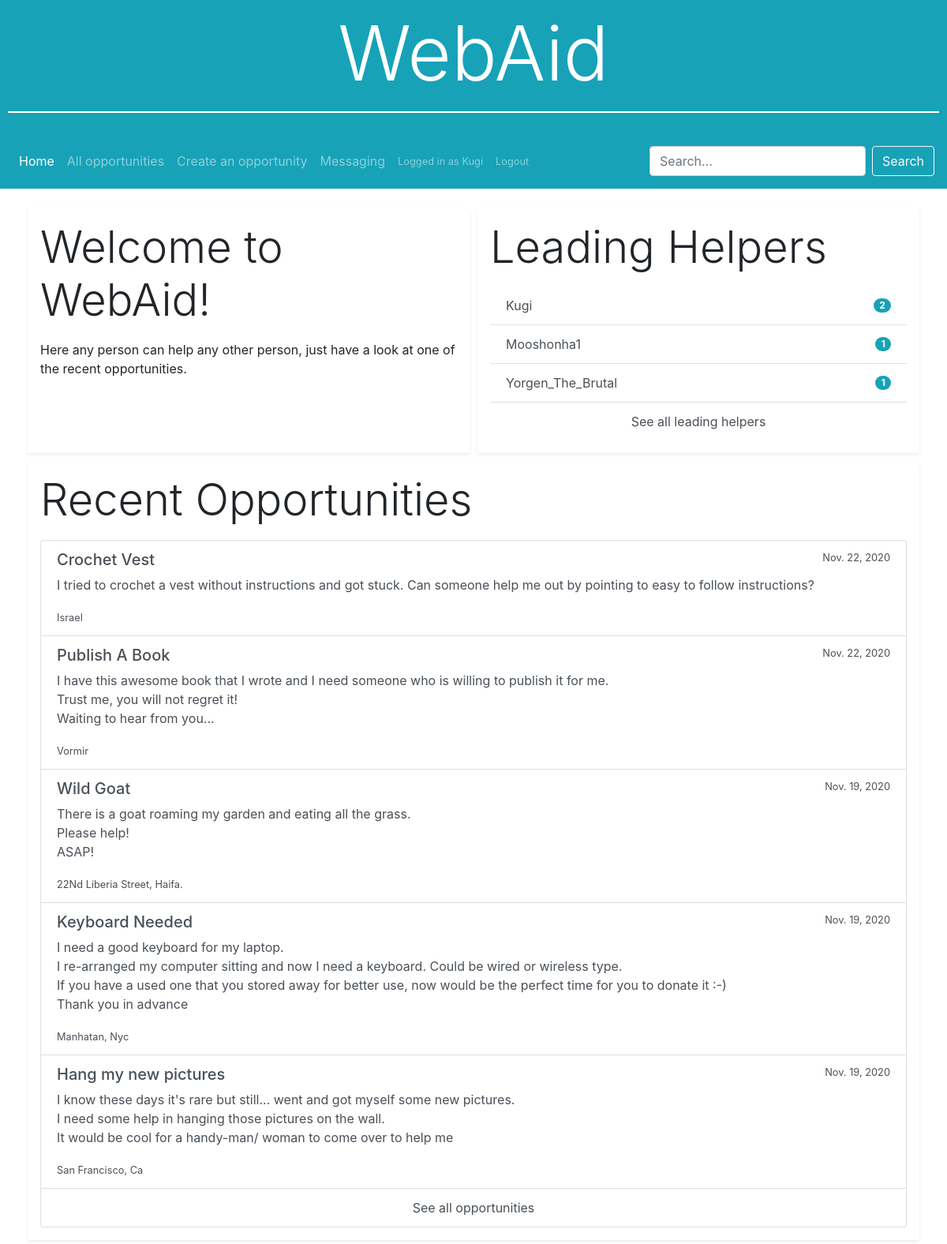
/ (signed in), run on the app's committed database.
### WebAid/models.py (models this page shows, shortened)
class User(AbstractUser):
    skills = models.TextField()
    location = models.CharField(max_length=64)

class Opportunity(models.Model):
    title = models.CharField(max_length=64)
    description = models.TextField()
    creator = models.ForeignKey(User, on_delete=models.CASCADE, related_name='opportunities')
    location = models.CharField(max_length=64)
    categories = models.TextField() # Create categories
    creation_time = models.DateTimeField(auto_now_add=True)
    resolved = models.OneToOneField('Resolve', null=True, blank=True, on_delete=models.PROTECT, related_name='opportunity')
    class Meta:
        verbose_name_plural = "Opportunities"
    def get_latest(num=None):
        if num:
            opportunities = Opportunity.objects.all().filter(resolved=None).order_by('-id')[: + num]
        else:
            opportunities = Opportunity.objects.all().filter(resolved=None).order_by('-id')
        for opportunity in opportunities:
            opportunity = opportunity.make_time_difference()
        return opportunities
    def make_time_difference(self):
        now = datetime.datetime.now(datetime.timezone.utc)
        then = self.creation_time
        delta = now - then
        if delta < datetime.timedelta(minutes=1):
            self.creation_time = 'Posted just now'
        elif delta < datetime.timedelta(hours=1):
            minutes, rem = divmod(delta.seconds, 60)
            self.creation_time = f'{minutes} minutes ago'
        elif delta < datetime.timedelta(days=1):
            hours, rem = divmod(delta.seconds, 3600)
            self.creation_time = f'{hours} hours ago'
        elif delta < datetime.timedelta(days=7):
            days = delta.days
            self.creation_time = f'{days} days ago'
        elif delta < datetime.timedelta(days=21):
            weeks, rem = divmod(delta.days, 7)
            self.creation_time = f'{weeks} weeks ago'
        else:
            self.creation_time = then.date
        return self

### WebAid/views.py (the view)
# urls.py: path('', views.index, name='index'),
def index(request):
    opportunities = Opportunity.get_latest(5)
    helpers = User.objects.all().annotate(res_count=models.Count('resolved')).exclude(res_count=0).order_by('-res_count')[:3]
    return render(request, 'WebAid/index.html', {
        'opportunities': opportunities,
        'helpers': helpers
    })

### WebAid/templates/WebAid/index.html
{% extends 'WebAid/layout.html' %}
{% block body %}
<div class="row">
  <div class="col box-style shadow-sm p-3">
    <p class="display-4">Welcome to WebAid!</p>
    Here any person can help any other person, just have a look at one of the recent opportunities.
  </div>
  <div class="col box-style shadow-sm p-3">
    <p class="display-4">Leading Helpers</p>
    <ul class="list-group list-group-flush">
      {% for helper in helpers %}
      <a class="list-group-item list-group-item-action d-flex justify-content-between align-items-center" href="{% url 'user' user_id=helper.id %}">
        {{ helper.username }}
        <span class="badge badge-pill badge-info">{{ helper.resolved.count }}</span>
      </a>
      {% endfor %}
      <a class="list-group-item list-group-item-action see-all" href="{% url 'helpers' %}">
        See all leading helpers
      </a>
    </ul>
  </div>
</div>
<div class="row">
  <div class="col box-style shadow-sm p-3">
    <p class="display-4">Recent Opportunities</p>
    <ul class="list-group">
      {% for opportunity in opportunities %}
      <a href="{% url 'opportunity' opportunity_id=opportunity.id %}" class="list-group-item list-group-item-action opportunity">
        <div class="d-flex justify-content-between">
          <h5>{{ opportunity.title }}</h5>
          <small>{{ opportunity.creation_time }}</small>
        </div>
        <p>{{ opportunity.description }}</p>
        <small>{{ opportunity.location }}</small>
      </a>
      {% endfor %}
      <a href="{% url 'opportunities' %}" class="list-group-item list-group-item-action see-all">See all opportunities</a>
    </ul>
  </div>
</div>
{% endblock %}

### WebAid/templates/WebAid/layout.html (shortened to what this page needs)
{% load static %}
<!DOCTYPE html>
<html lang="en">
  <head>
    <link rel="stylesheet" href="https://stackpath.bootstrapcdn.com/bootstrap/4.4.1/css/bootstrap.min.css">
    <link rel="stylesheet" href="{% static 'WebAid/styles.css' %}">
    {% url 'index' as home_url %}
    {% url 'opportunities' as opportunities_url %}
    {% url 'create' as create_url %}
    {% url 'messaging' as messaging_url %}
    {% url 'user' user_id=request.user.id as user_url %}
    {% url 'register' as register_url %}
    {% url 'login' as login_url %}
  </head>
  <body>
    <header class="container-fluid bg-info header">
      <a href="{% url 'index' %}"><p class="display-1">WebAid</p></a>
      <hr>
    </header>
    <nav class="navbar navbar-expand-lg navbar-dark bg-info">
      <ul class="navbar-nav mr-auto d-flex align-items-center">
        <li class="nav-item{% ifequal request.path home_url %} active{% endifequal %}"><a href="{% url 'index' %}" class="nav-link">Home</a></li>
        <li class="nav-item{% ifequal request.path opportunities_url %} active{% endifequal %}"><a href="{% url 'opportunities' %}" class="nav-link">All opportunities</a></li>
        {% if request.user.is_authenticated %}
        <li class="nav-item{% ifequal request.path create_url %} active{% endifequal %}"><a href="{% url 'create' %}" class="nav-link">Create an opportunity</a></li>
        <li class="nav-item{% ifequal request.path messaging_url %} active{% endifequal %}"><a href="{% url 'messaging' %}" class="nav-link">Messaging</a></li>
        <li class="nav-item small{% ifequal request.path user_url %} active{% endifequal %}"><a href="{% url 'user' user_id=request.user.id %}" class="nav-link">Logged in as {{ request.user }}</a></li>
        <li class="nav-item small"><a href="{% url 'logout' %}" class="nav-link">Logout</a></li>
        {% else %}
        <li class="nav-item small{% ifequal request.path register_url %} active{% endifequal %}"><a href="{% url 'register' %}" class="nav-link">Register</a></li>
        <li class="nav-item small{% ifequal request.path login_url %} active{% endifequal %}"><a href="{% url 'login' %}" class="nav-link">Login</a></li>
        {% endif %}
      </ul>
      <form class="form-inline" action="{% url 'search' %}" method="post">
        <input class="form-control mr-sm-2" type="search" placeholder="Search..." name="search">
        <button class="btn btn-outline-light my-2 my-sm-2 search-button" type="submit">Search</button>
      </form>
    </nav>
    <div class="container">
      {% block body %}
      {% endblock %}
    </div>
  </body>
</html>

### WebAid/static/WebAid/styles.css (style rules this page uses)
.header { margin-bottom: 0; padding: 10px; text-align: center; color: white; }
.header a { text-decoration: none; color: white; }
.header hr { border-top: solid 2px white; }
nav.navbar { position: sticky; z-index: 10; top: 0; }
.container { margin-top: 20px; }
.box-style { margin: 5px; border-radius: 3px; }
.see-all { text-align: center; }
.opportunity p { white-space: pre-wrap; }

### data on the page
User: user "Kugi", username "Kugi", resolved.count "2"
User: username "Mooshonha1", resolved.count "1"
User: username "Yorgen_The_Brutal", resolved.count "1"
Opportunity: title "Crochet Vest", creation_time "Nov. 22, 2020", description "I tried to crochet a vest without instructions and got stuck. Can someone help me out by pointing to easy to follow instructions?", location "Israel"
Opportunity: title "Publish A Book", creation_time "Nov. 22, 2020", description "I have this awesome book that I wrote and I need someone who is willing to publish it for me. Trust me, you will not regret it! Waiting to hear from you...", location "Vormir"
Opportunity: title "Wild Goat", creation_time "Nov. 19, 2020", description "There is a goat roaming my garden and eating all the grass. Please help! ASAP!", location "22Nd Liberia Street, Haifa."
Opportunity: title "Keyboard Needed", creation_time "Nov. 19, 2020", description "I need a good keyboard for my laptop. I re-arranged my computer sitting and now I need a keyboard. Could be wired or wireless type. If you have a used one that you stored away for better use, now would be the perfect time for you to donate it :-) Thank you in advance", location "Manhatan, Nyc"
Opportunity: title "Hang my new pictures", creation_time "Nov. 19, 2020", description "I know these days it's rare but still... went and got myself some new pictures. I need some help in hanging those pictures on the wall. It would be cool for a handy-man/ woman to come over to help me", location "San Francisco, Ca"
